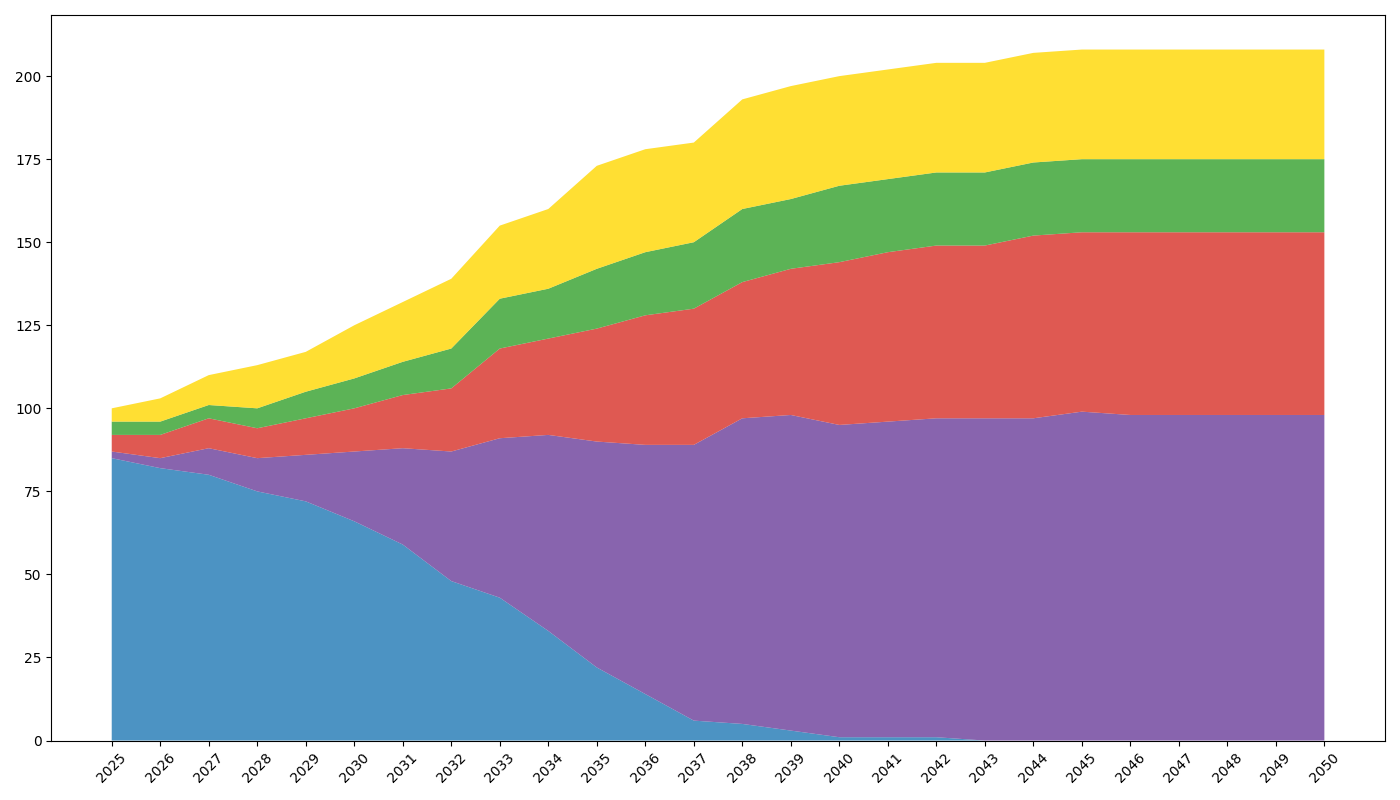

This figure's Python source:
import matplotlib.pyplot as plt
import numpy as np

years = np.arange(2025, 2051)
fossil_fuels = np.array([85, 82, 80, 75, 72, 66, 59, 48, 43, 33, 22, 14, 6, 5, 3, 1, 1, 1, 0, 0, 0, 0, 0, 0, 0, 0])
solar_power = np.array([2, 3, 8, 10, 14, 21, 29, 39, 48, 59, 68, 75, 83, 92, 95, 94, 95, 96, 97, 97, 99, 98, 98, 98, 98, 98])
wind_power = np.array([5, 7, 9, 9, 11, 13, 16, 19, 27, 29, 34, 39, 41, 41, 44, 49, 51, 52, 52, 55, 54, 55, 55, 55, 55, 55])
hydro_power = np.array([4, 4, 4, 6, 8, 9, 10, 12, 15, 15, 18, 19, 20, 22, 21, 23, 22, 22, 22, 22, 22, 22, 22, 22, 22, 22])
nuclear_power = np.array([4, 7, 9, 13, 12, 16, 18, 21, 22, 24, 31, 31, 30, 33, 34, 33, 33, 33, 33, 33, 33, 33, 33, 33, 33, 33])

energy_data = np.vstack([fossil_fuels, solar_power, wind_power, hydro_power, nuclear_power])

fig, ax = plt.subplots(figsize=(14, 8))

ax.stackplot(years, energy_data, colors=['#1f78b4', '#6a3d9a', '#d73027', '#33a02c', '#ffd700'], alpha=0.8)

ax.set_xticks(years)
ax.set_xticklabels(years, rotation=45)
plt.tight_layout()

plt.show()
